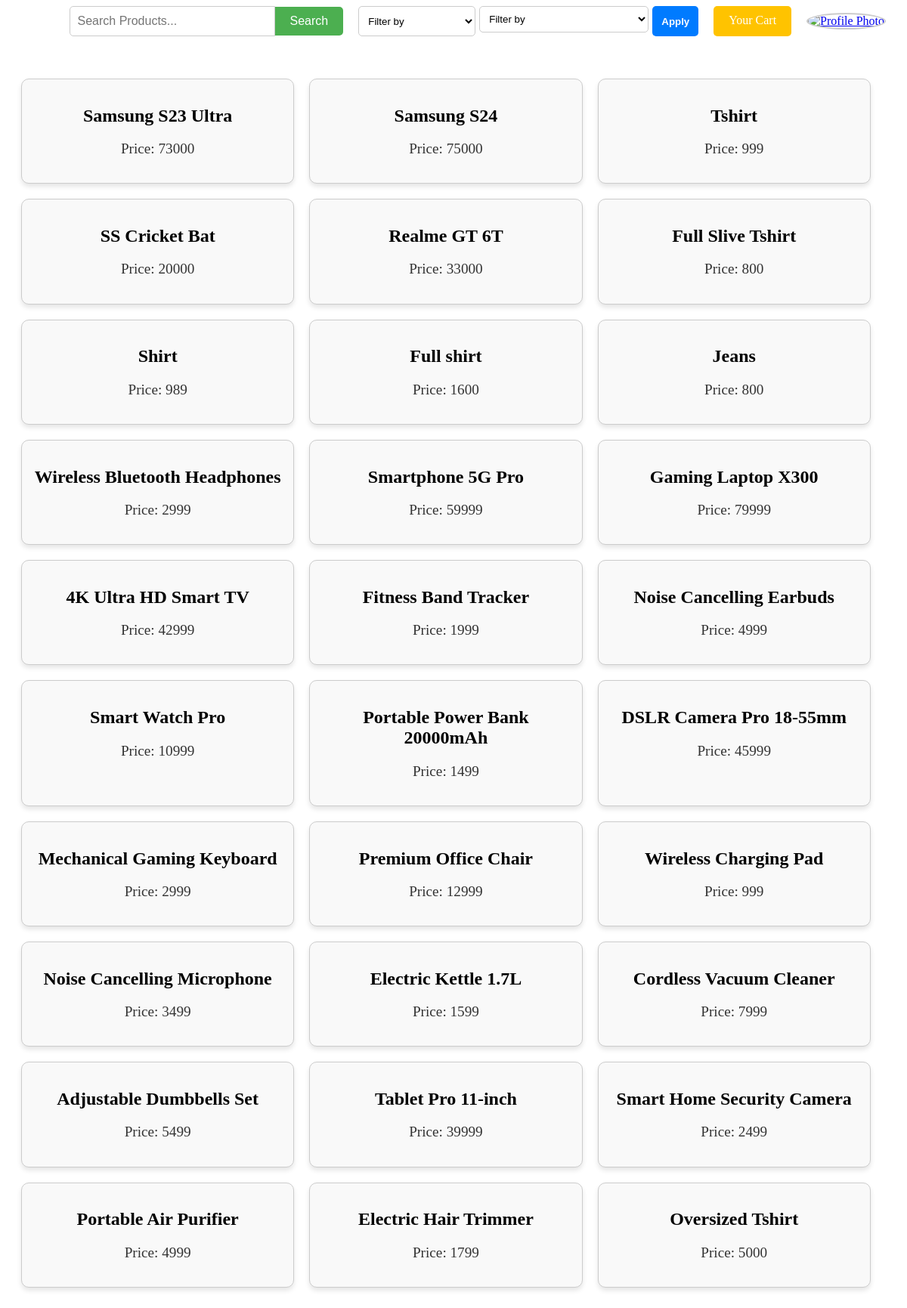
Screenshot of /products/ with the database file from the repository.
### items/models.py (models this page shows, shortened)
class Product(models.Model):
    product_name = models.CharField(max_length=100,unique=True)
    product_price = models.IntegerField()
    product_quantity = models.IntegerField()
    product_rating = models.FloatField()
    product_company_name = models.CharField(max_length=50)
    product_info = models.CharField(max_length=2000,null=True)
    product_slug = models.SlugField(max_length=100, unique=True, blank=True)
    product_del = models.BooleanField(default=False)

### items/views.py (the view)
# urls.py: path("products/",views.show_product,name="show_product"),
def show_product(request):
    if 'logged_user' in request.session:
        user=User.objects.filter(user_username=request.session['logged_user']).first()
    else:
        user=None
    all_companies_name = Product.objects.values('product_company_name').distinct()
    all_products = Product.objects.filter(product_del=False)
    logged_user = request.session.get('logged_user')  # Retrieve logged user from session
    return render(request, "items/show_products.html", {
        'user' : user,
        'products': all_products,
        'company': all_companies_name,
        'logged_user': logged_user
    })

### items/templates/items/show_products.html (shortened to what this page needs)
{% extends "base.html" %}
{% load static %}
{% block css_files %}
<link rel="stylesheet" href="{% static 'items/show_products.css' %}">
{% endblock %}
{% block content %}
{% include "items/includes/header.html" %}
<br>
<br>
    {% include "items/includes/product_card.html" %}
{% endblock %}

### items/templates/items/includes/product_card.html (shortened to what this page needs)
{% load custom_filters %}
<div class="product-container">
{% for i in products %}
    <div class="product-box">
        <a href="{% url 'product_detail' i.product_slug %}" class="product-link">
            <h2><b>{{ i.product_name }}</b></h2>
            <p>Price: {{ i.product_price }}</p>
        </a>
    </div>
{% endfor %}
</div>

### items/static/items/show_products.css (style rules this page uses)
.product-container { display: flex; flex-wrap: wrap; gap: 20px; padding: 20px; }
.product-box { border: 1px solid #ccc; padding: 15px; width: calc(33.33% - 20px); box-sizing: border-box; background-color: #f9f9f9; text-align: center; box-shadow: 0px 4px 6px rgba(0, 0, 0, 0.1); border-radius: 10px; transition: transform 0.2s, box-shadow 0.2s; }
.product-link { text-decoration: none; color: black; }
.product-box h2 { font-size: 1.5em; margin-bottom: 10px; }
.product-box p { font-size: 1.2em; color: #333; }

### rows the page displays
Product: product_name "Samsung S23 Ultra", product_price "73000"
Product: product_name "Samsung S24", product_price "75000"
Product: product_name "Tshirt", product_price "999"
Product: product_name "SS Cricket Bat", product_price "20000"
Product: product_name "Realme GT 6T", product_price "33000"
Product: product_name "Full Slive Tshirt", product_price "800"
Product: product_name "Shirt", product_price "989"
Product: product_name "Full shirt", product_price "1600"
Product: product_name "Jeans", product_price "800"
Product: product_name "Wireless Bluetooth Headphones", product_price "2999"
Product: product_name "Smartphone 5G Pro", product_price "59999"
Product: product_name "Gaming Laptop X300", product_price "79999"
Product: product_name "4K Ultra HD Smart TV", product_price "42999"
Product: product_name "Fitness Band Tracker", product_price "1999"
Product: product_name "Noise Cancelling Earbuds", product_price "4999"
Product: product_name "Smart Watch Pro", product_price "10999"
Product: product_name "Portable Power Bank 20000mAh", product_price "1499"
Product: product_name "DSLR Camera Pro 18-55mm", product_price "45999"
Product: product_name "Mechanical Gaming Keyboard", product_price "2999"
Product: product_name "Premium Office Chair", product_price "12999"
Product: product_name "Wireless Charging Pad", product_price "999"
Product: product_name "Noise Cancelling Microphone", product_price "3499"
Product: product_name "Electric Kettle 1.7L", product_price "1599"
Product: product_name "Cordless Vacuum Cleaner", product_price "7999"
Product: product_name "Adjustable Dumbbells Set", product_price "5499"
Product: product_name "Tablet Pro 11-inch", product_price "39999"
Product: product_name "Smart Home Security Camera", product_price "2499"
Product: product_name "Portable Air Purifier", product_price "4999"
Product: product_name "Electric Hair Trimmer", product_price "1799"
Product: product_name "Oversized Tshirt", product_price "5000"
